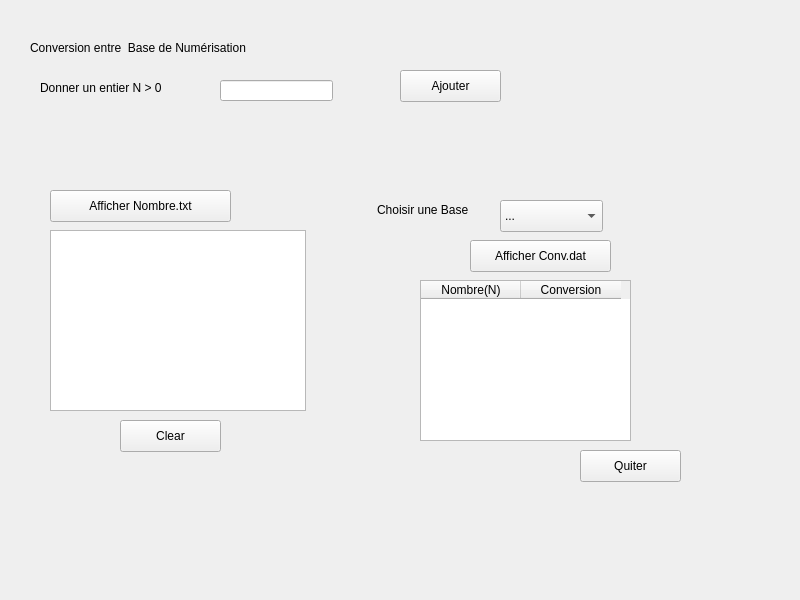
<?xml version="1.0" encoding="UTF-8"?>
<ui version="4.0">
 <class>Widget</class>
 <widget class="QWidget" name="Widget">
  <property name="geometry">
   <rect>
    <x>0</x>
    <y>0</y>
    <width>800</width>
    <height>600</height>
   </rect>
  </property>
  <property name="windowTitle">
   <string>Widget</string>
  </property>
  <widget class="QLabel" name="label">
   <property name="geometry">
    <rect>
     <x>30</x>
     <y>40</y>
     <width>361</width>
     <height>16</height>
    </rect>
   </property>
   <property name="text">
    <string>Conversion entre  Base de Numérisation</string>
   </property>
  </widget>
  <widget class="QLabel" name="label_2">
   <property name="geometry">
    <rect>
     <x>40</x>
     <y>80</y>
     <width>241</width>
     <height>16</height>
    </rect>
   </property>
   <property name="text">
    <string>Donner un entier N &gt; 0</string>
   </property>
  </widget>
  <widget class="QLabel" name="label_3">
   <property name="geometry">
    <rect>
     <x>377</x>
     <y>200</y>
     <width>131</width>
     <height>20</height>
    </rect>
   </property>
   <property name="text">
    <string>Choisir une Base</string>
   </property>
  </widget>
  <widget class="QLineEdit" name="nn">
   <property name="geometry">
    <rect>
     <x>220</x>
     <y>80</y>
     <width>113</width>
     <height>21</height>
    </rect>
   </property>
  </widget>
  <widget class="QPushButton" name="ajou">
   <property name="geometry">
    <rect>
     <x>400</x>
     <y>70</y>
     <width>101</width>
     <height>32</height>
    </rect>
   </property>
   <property name="text">
    <string>Ajouter</string>
   </property>
  </widget>
  <widget class="QPushButton" name="afflist">
   <property name="geometry">
    <rect>
     <x>50</x>
     <y>190</y>
     <width>181</width>
     <height>32</height>
    </rect>
   </property>
   <property name="text">
    <string>Afficher Nombre.txt</string>
   </property>
  </widget>
  <widget class="QPushButton" name="clear">
   <property name="geometry">
    <rect>
     <x>120</x>
     <y>420</y>
     <width>101</width>
     <height>32</height>
    </rect>
   </property>
   <property name="text">
    <string>Clear</string>
   </property>
  </widget>
  <widget class="QPushButton" name="afftab">
   <property name="geometry">
    <rect>
     <x>470</x>
     <y>240</y>
     <width>141</width>
     <height>32</height>
    </rect>
   </property>
   <property name="text">
    <string>Afficher Conv.dat</string>
   </property>
  </widget>
  <widget class="QPushButton" name="quit">
   <property name="geometry">
    <rect>
     <x>580</x>
     <y>450</y>
     <width>101</width>
     <height>32</height>
    </rect>
   </property>
   <property name="text">
    <string>Quiter</string>
   </property>
  </widget>
  <widget class="QTableWidget" name="tab">
   <property name="geometry">
    <rect>
     <x>420</x>
     <y>280</y>
     <width>211</width>
     <height>161</height>
    </rect>
   </property>
   <column>
    <property name="text">
     <string>Nombre(N)</string>
    </property>
   </column>
   <column>
    <property name="text">
     <string>Conversion</string>
    </property>
   </column>
  </widget>
  <widget class="QListWidget" name="list">
   <property name="geometry">
    <rect>
     <x>50</x>
     <y>230</y>
     <width>256</width>
     <height>181</height>
    </rect>
   </property>
  </widget>
  <widget class="QComboBox" name="combo">
   <property name="geometry">
    <rect>
     <x>500</x>
     <y>200</y>
     <width>103</width>
     <height>32</height>
    </rect>
   </property>
   <item>
    <property name="text">
     <string>...</string>
    </property>
   </item>
   <item>
    <property name="text">
     <string>2</string>
    </property>
   </item>
   <item>
    <property name="text">
     <string>8</string>
    </property>
   </item>
   <item>
    <property name="text">
     <string>16</string>
    </property>
   </item>
  </widget>
 </widget>
 <resources/>
 <connections/>
</ui>
